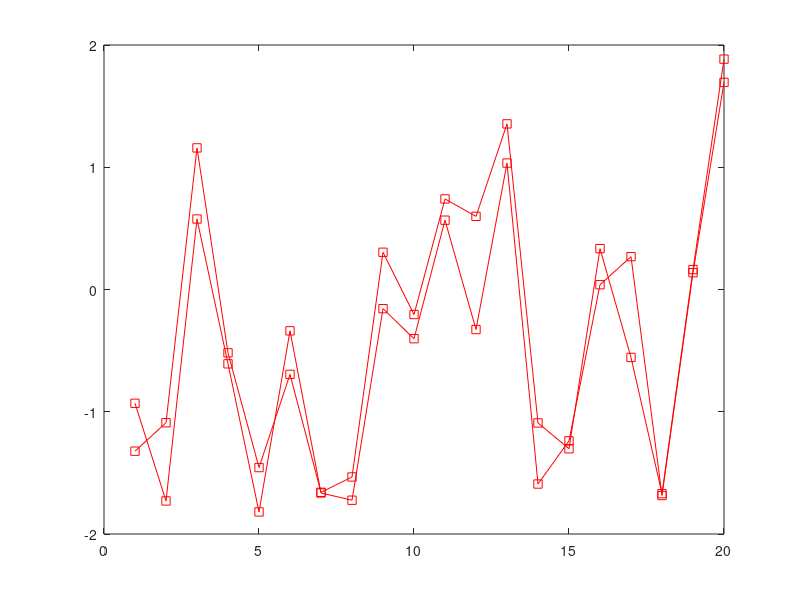

Reproduce this figure in MATLAB.
%% 第二章第三节 多元正态分布

%% 生成多元正态分布
mu = [0 0];             %均值
sigma = [1,0.9;0.9 1];  %协方差矩阵
n = 20;                 %样本个数
R = mvnrnd(mu,sigma,n);
plot(R,'rs-')
